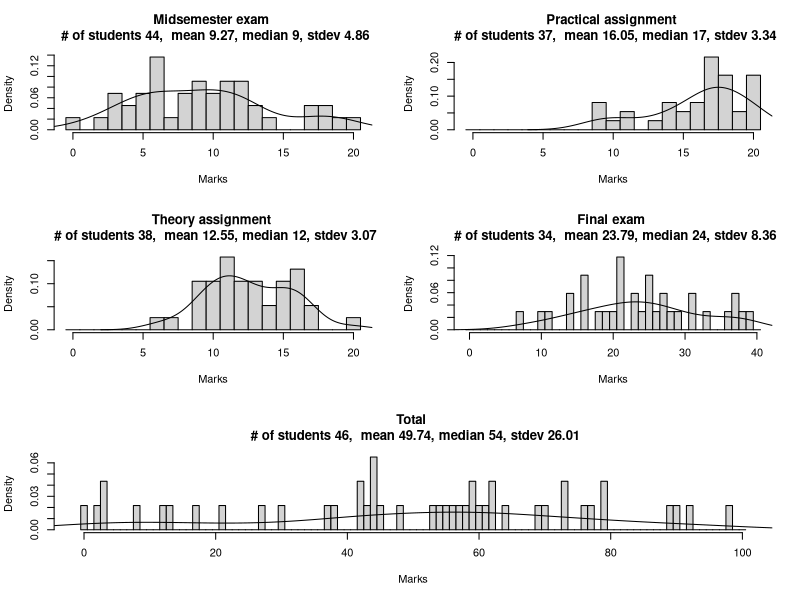

The R script that drew this image:
print("Generating markstats.pdf from marks.csv")

marksdata <- read.csv("marks.csv")
pdf(file='markstats.pdf', width=10, height=9)

layout(matrix(c(1,2,3,4,5,5), 3, 2, byrow = TRUE))
#layout.show(2)

midsemmarks <- na.omit(marksdata$Midsem.exam)
hist(midsemmarks,breaks=0:21-0.5,prob=TRUE,xlab="Marks",main=sprintf("Midsemester exam \n # of students %i,  mean %.2f, median %.0f, stdev %.2f", length(midsemmarks), mean(midsemmarks), median(midsemmarks), sd(midsemmarks)))
lines(density(midsemmarks,bw="SJ"))

pracmarks <- na.omit(marksdata$Practical.assignment)
hist(pracmarks,breaks=0:21-0.5,prob=TRUE,xlab="Marks",main=sprintf("Practical assignment \n # of students %i,  mean %.2f, median %.0f, stdev %.2f",length(pracmarks), mean(pracmarks), median(pracmarks), sd(pracmarks)))
lines(density(pracmarks,adjust=1.3))

theorymarks <- na.omit(marksdata$Theory.assignment)
hist(theorymarks,breaks=0:21-0.5,prob=TRUE,xlab="Marks",main=sprintf("Theory assignment \n # of students %i,  mean %.2f, median %.0f, stdev %.2f",length(theorymarks), mean(theorymarks), median(theorymarks), sd(theorymarks)))
lines(density(theorymarks,adjust=1))

finalexammarks <- na.omit(marksdata$Final.exam)
hist(finalexammarks,breaks=0:41-0.5,prob=TRUE,xlab="Marks",main=sprintf("Final exam \n # of students %i,  mean %.2f, median %.0f, stdev %.2f",length(finalexammarks), mean(finalexammarks), median(finalexammarks), sd(finalexammarks)))
lines(density(finalexammarks,adjust=1))

totalmarks <- na.omit(marksdata$Total)
hist(totalmarks,breaks=0:101-0.5,prob=TRUE,xlab="Marks",main=sprintf("Total \n # of students %i,  mean %.2f, median %.0f, stdev %.2f",length(totalmarks), mean(totalmarks), median(totalmarks), sd(totalmarks)))
lines(density(totalmarks,adjust=1))


dev.off()
